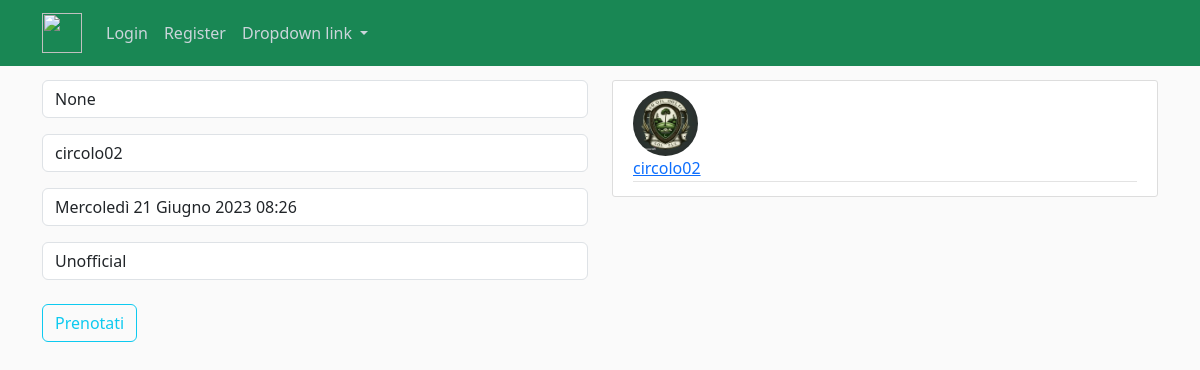
Page /matches/match/2 on the committed database.
### matches/models.py (models this page shows)
class Matches(models.Model):
    match_types = (
        ('Unofficial', 'Amatoriale'),
        ('Official', 'Ufficiale')
    )
    date = models.DateTimeField(auto_now_add=False)
    type = models.CharField(max_length=32, choices=match_types, null=True, blank=True)
    group_size = models.IntegerField(blank=True, default=4)
    number_subscribed = models.IntegerField(default=0) ## add check on less equal than the goup size
    club = models.ForeignKey(clubProfile, on_delete=models.CASCADE, null=True)
    class Meta:
        constraints = [
            models.UniqueConstraint(
                fields=['date', 'club'], name='Unique datetime-Club for each match'
            ),
        ]

### users/models.py (models this page shows, shortened)
class clubProfile(models.Model):
    HOLES_CHOICES = (
        (9, 9),
        (18, 18)
    )
    user = models.OneToOneField(CustomUser, on_delete=models.CASCADE)
    number_holes = models.IntegerField(default=9, choices=HOLES_CHOICES)
    name = models.CharField(max_length=64)
    city = models.CharField(max_length=64, null=True, blank=True, default='Other')
    country = models.CharField(max_length=64, null=True, blank=True)
    address = models.TextField(default=None, blank=True, null=True)
    img = models.ImageField(default='default_club.jpeg', upload_to='image_pics')
    class Meta:
        ordering = ['name']

class CustomUser(AbstractUser):
    OPTION_CHOICES = (
        ('Gplayer', 'Giocatore'),
        ('Gclub', 'Circolo'),
    )
    which_account = models.CharField(max_length=20, choices=OPTION_CHOICES)
    class Meta:
        constraints = [
            models.UniqueConstraint(fields=['email'], name='unique email')
        ]

### matches/views.py (the view, shortened to what this page needs)
# urls.py: path('match/<int:pk>', match_booking.as_view(), name='match-detail')
class match_booking(DetailView):
    model = Matches
    template_name = 'matches/match_detail.html'

### matches/templates/matches/match_detail.html (shortened to what this page needs)
{% extends "users/home.html" %}
{% block content %}
<div class="col-md-6">
    <form method="POST">
        <input type="text" value="{{object.club.address}}" class="form-control mb-3" name="via" readonly>
        <input type="text" value="{{object.club.user.username}}" class="form-control mb-3" name="club" readonly>
        <input type="text" value="{{object.date}}" class="form-control mb-3" name="data" readonly>
        <input type="text" value="{{object.type}}" class="form-control mb-3" name="tipo gara" readonly>
        <div class="form-group mt-4">
            <button class="btn btn-outline-info" type="submit">Prenotati</button>
        </div>
</div>
<div class="col-md-6">
    <article class="media content-section">
        <img class="rounded-circle article-img" src="{{ object.club.img.url }}">
            <div class="article-metadata">
                <a class="mr-2" href="{% url 'other-profile' object.club.user.username %}">{{ object.club.user.username }}</a>
            </div>
    </article>
</div>
{% endblock content %}

### users/static/users/main.css (style rules this page uses)
body { background: #fafafa; color: #333333; margin-top: 5rem; }
.content-section { background: #ffffff; padding: 10px 20px; border: 1px solid #dddddd; border-radius: 3px; margin-bottom: 20px; }
.article-img { height: 65px; width: 65px; margin-right: 16px; }
.article-metadata { padding-bottom: 1px; margin-bottom: 4px; border-bottom: 1px solid #e3e3e3 }

### rows in the picture
Matches: via "None", club "circolo02", data "Mercoledì 21 Giugno 2023 08:26", type "Unofficial", club.img (placeholder picture), club.user.username "circolo02"
